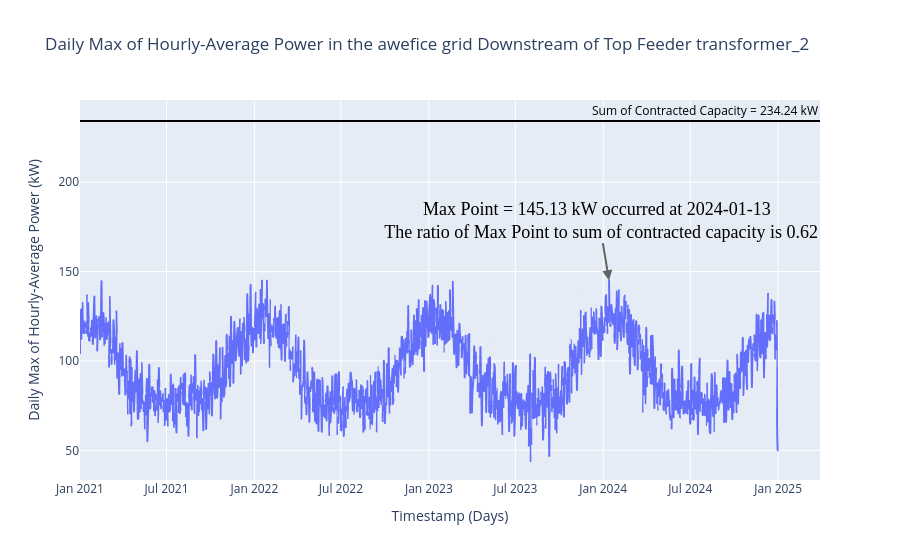

Write notebook code for a chart like this one.
### Code cell
# plot the aggregated load and the sum of the MCB values. 
fig = px.line(df_system_agg_daily, x="timestamp", y="sum_kWh", 
              title='Daily Max of Hourly-Average Power in the {} grid Downstream of Top Feeder {} '\
              .format(grid_id, top_feeder_transformer), 
              labels={"timestamp": "Timestamp (Days)", "sum_kWh": "Daily Max of Hourly-Average Power (kW)"})

# Add annotation to indicate the maximum point.
fig.add_annotation(x=df_system_agg_daily['timestamp'][df_system_agg_daily['sum_kWh'].idxmax()],
                   y=df_system_agg_daily['sum_kWh'].max(),
                   text='Max Point = {} kW occurred at {} <br> The ratio of Max Point to sum of contracted capacity is {}' \
                   .format(round(df_system_agg_daily['sum_kWh'].max(),2),
                           df_system_agg_daily['timestamp'][df_system_agg_daily['sum_kWh'].idxmax()].strftime('%Y-%m-%d'),
                           round((df_system_agg_daily['sum_kWh'].max()/df_meters['master_circuit_kW'].sum()),2)), 
                   arrowhead=2, arrowsize=1, arrowwidth=2, arrowcolor="#636363", ay=-60,
                   font=dict(family="sans serif", size=18, color="black"))

# Add a horizontal line showing the sum of contracted capacity.
fig.add_hline(y = df_meters['master_circuit_kW'].sum(), annotation_text='Sum of Contracted Capacity = {} kW' \
              .format(round(df_meters['master_circuit_kW'].sum(),2)), 
                      annotation_position='top right', line_color='Black', annotation_font_color='Black')
fig.show()

### Figure 1 — Plotly figure (JSON) as saved in the notebook; plotly's stock layout.template omitted (floating-point values rounded to 4 significant figures; data arrays with more than 128 entries replaced by an {"elided": "..."} marker saying what was removed)
{"data": [{"hovertemplate": "Timestamp (Days)=%{x}<br>Daily Max of Hourly-Average Power (kW)=%{y}<extra></extra>", "legendgroup": "", "line": {"color": "#636efa", "dash": "solid"}, "marker": {"symbol": "circle"}, "mode": "lines", "name": "", "showlegend": false, "type": "scattergl", "x": {"elided": "1461 str values"}, "xaxis": "x", "y": {"elided": "1461 float values"}, "yaxis": "y"}], "layout": {"annotations": [{"arrowcolor": "#636363", "arrowhead": 2, "arrowsize": 1, "arrowwidth": 2, "ay": -60, "font": {"color": "black", "family": "sans serif", "size": 18}, "text": "Max Point = 145.13 kW occurred at 2024-01-13 <br> The ratio of Max Point to sum of contracted capacity is 0.62", "x": "2024-01-13T00:00:00", "y": 145.1}, {"font": {"color": "Black"}, "showarrow": false, "text": "Sum of Contracted Capacity = 234.24 kW", "x": 1, "xanchor": "right", "xref": "x domain", "y": 234.2, "yanchor": "bottom", "yref": "y"}], "legend": {"tracegroupgap": 0}, "shapes": [{"line": {"color": "Black"}, "type": "line", "x0": 0, "x1": 1, "xref": "x domain", "y0": 234.2, "y1": 234.2, "yref": "y"}], "title": {"text": "Daily Max of Hourly-Average Power in the awefice grid Downstream of Top Feeder transformer_2 "}, "xaxis": {"anchor": "y", "domain": [0, 1], "title": {"text": "Timestamp (Days)"}}, "yaxis": {"anchor": "x", "domain": [0, 1], "title": {"text": "Daily Max of Hourly-Average Power (kW)"}}}}
